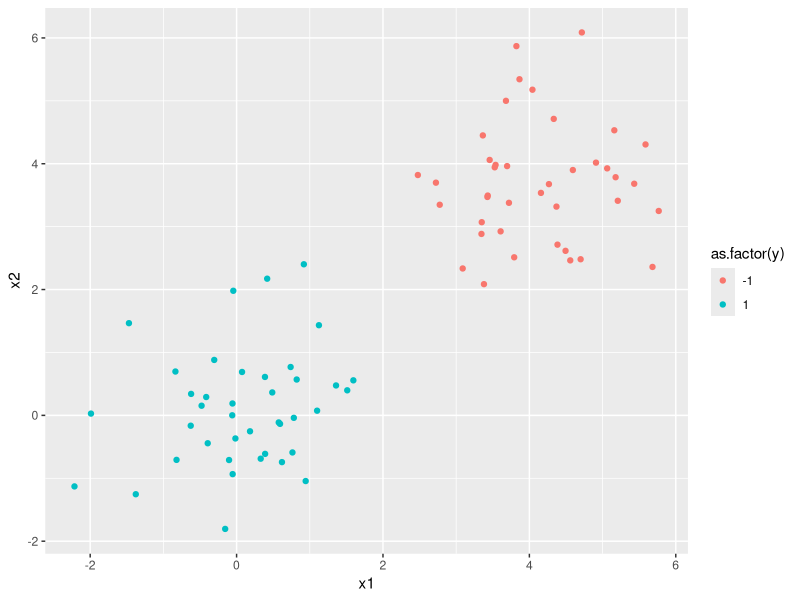
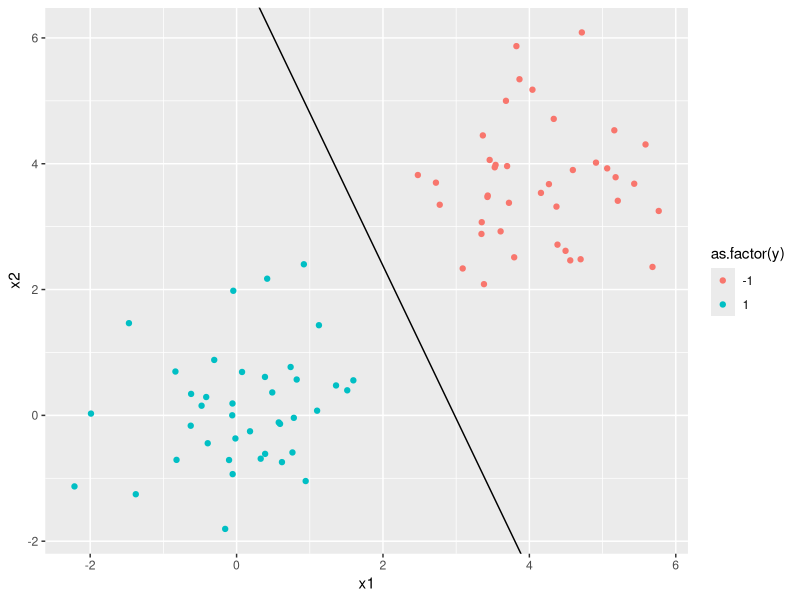
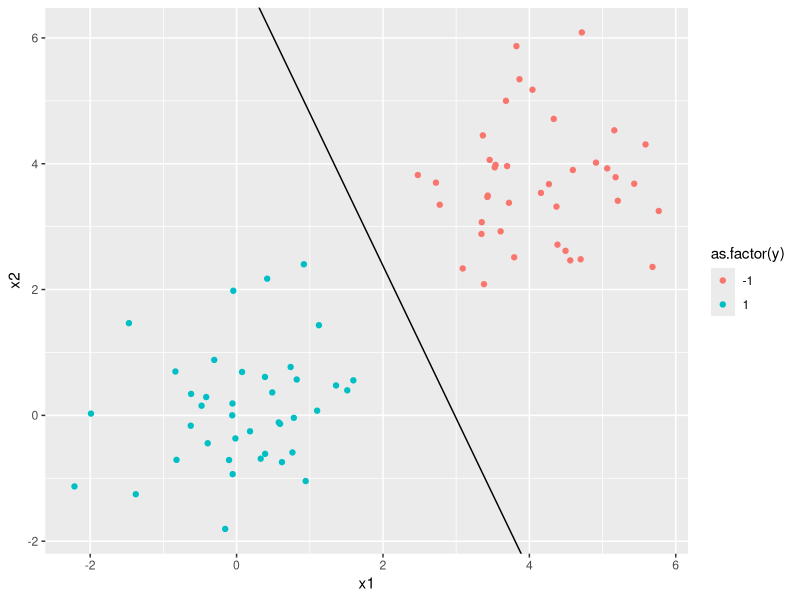

Here is the R script that generated these plots, in order:
# Question 1
## 1.1

### Generate dataset
set.seed(1)
n <- 40; p <- 2
xpos <- matrix(rnorm(n*p), n, p)
xneg <- matrix(rnorm(n*p, 4, 1), n, p)
x <- rbind(xpos, xneg)
y <- matrix(c(rep(1, n), rep(-1, n)))

library(ggplot2)
plot11 <- ggplot() +
  geom_point(mapping = aes(x = x[,1],
                           y = x[,2],
                           color = as.factor(y))) +
  xlab("x1") + ylab("x2") + labs("y")
plot11

### Performance from e1071
library(e1071)
model_svm <- svm(as.factor(y) ~ x, kernel = "linear", scale=FALSE)
predict(model_svm, newdata=x)
w <- t(model_svm$coefs) %*% model_svm$SV
b <- -model_svm$rho
plot11 + 
  geom_abline(intercept = -b/w[2],
              slope = -w[1]/w[2])


### Performance from primal
library(quadprog)
# https://stats.stackexchange.com/questions/179900/optimizing-a-support-vector-machine-with-quadratic-programming/180093
Dmat <- matrix(0, p+1, p+1); diag(Dmat) <- 10^-5 +1
Dmat[nrow(Dmat), nrow(Dmat)] <- 10^-5
dvec <- array(0, p+1)
Amat <- cbind(x, rep(1, nrow(y))) * as.vector(y)
bvec <- rep(1, nrow(y))
model_primal <- solve.QP(Dmat, dvec, t(Amat), bvec=bvec)

w <- model_primal$solution[1:2]
b <- model_primal$solution[3]
plot11 + 
  geom_abline(intercept = -b/w[2],
              slope = -w[1]/w[2])

## 1.2

